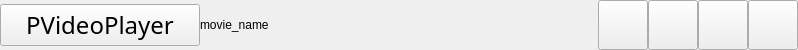
<?xml version="1.0" encoding="UTF-8"?>
<ui version="4.0">
 <class>Title</class>
 <widget class="QWidget" name="Title">
  <property name="geometry">
   <rect>
    <x>0</x>
    <y>0</y>
    <width>798</width>
    <height>50</height>
   </rect>
  </property>
  <property name="maximumSize">
   <size>
    <width>16777215</width>
    <height>50</height>
   </size>
  </property>
  <property name="windowTitle">
   <string>Form</string>
  </property>
  <layout class="QHBoxLayout" name="horizontalLayout">
   <property name="spacing">
    <number>0</number>
   </property>
   <property name="leftMargin">
    <number>0</number>
   </property>
   <property name="topMargin">
    <number>0</number>
   </property>
   <property name="rightMargin">
    <number>0</number>
   </property>
   <property name="bottomMargin">
    <number>0</number>
   </property>
   <item>
    <widget class="QPushButton" name="MenuBtn">
     <property name="minimumSize">
      <size>
       <width>130</width>
       <height>0</height>
      </size>
     </property>
     <property name="maximumSize">
      <size>
       <width>200</width>
       <height>16777215</height>
      </size>
     </property>
     <property name="font">
      <font>
       <family>Bahnschrift Light SemiCondensed</family>
       <pointsize>18</pointsize>
      </font>
     </property>
     <property name="text">
      <string>PVideoPlayer</string>
     </property>
    </widget>
   </item>
   <item>
    <widget class="QLabel" name="MovieNameLab">
     <property name="minimumSize">
      <size>
       <width>0</width>
       <height>0</height>
      </size>
     </property>
     <property name="maximumSize">
      <size>
       <width>16777215</width>
       <height>16777215</height>
      </size>
     </property>
     <property name="text">
      <string>movie_name</string>
     </property>
     <property name="margin">
      <number>15</number>
     </property>
    </widget>
   </item>
   <item>
    <widget class="QPushButton" name="MinBtn">
     <property name="minimumSize">
      <size>
       <width>50</width>
       <height>50</height>
      </size>
     </property>
     <property name="maximumSize">
      <size>
       <width>50</width>
       <height>50</height>
      </size>
     </property>
     <property name="text">
      <string/>
     </property>
    </widget>
   </item>
   <item>
    <widget class="QPushButton" name="MaxBtn">
     <property name="minimumSize">
      <size>
       <width>50</width>
       <height>50</height>
      </size>
     </property>
     <property name="maximumSize">
      <size>
       <width>50</width>
       <height>50</height>
      </size>
     </property>
     <property name="text">
      <string/>
     </property>
    </widget>
   </item>
   <item>
    <widget class="QPushButton" name="FullScreenBtn">
     <property name="minimumSize">
      <size>
       <width>50</width>
       <height>50</height>
      </size>
     </property>
     <property name="maximumSize">
      <size>
       <width>50</width>
       <height>50</height>
      </size>
     </property>
     <property name="text">
      <string/>
     </property>
    </widget>
   </item>
   <item>
    <widget class="QPushButton" name="CloseBtn">
     <property name="minimumSize">
      <size>
       <width>50</width>
       <height>50</height>
      </size>
     </property>
     <property name="maximumSize">
      <size>
       <width>50</width>
       <height>50</height>
      </size>
     </property>
     <property name="text">
      <string/>
     </property>
    </widget>
   </item>
  </layout>
 </widget>
 <resources/>
 <connections/>
</ui>
